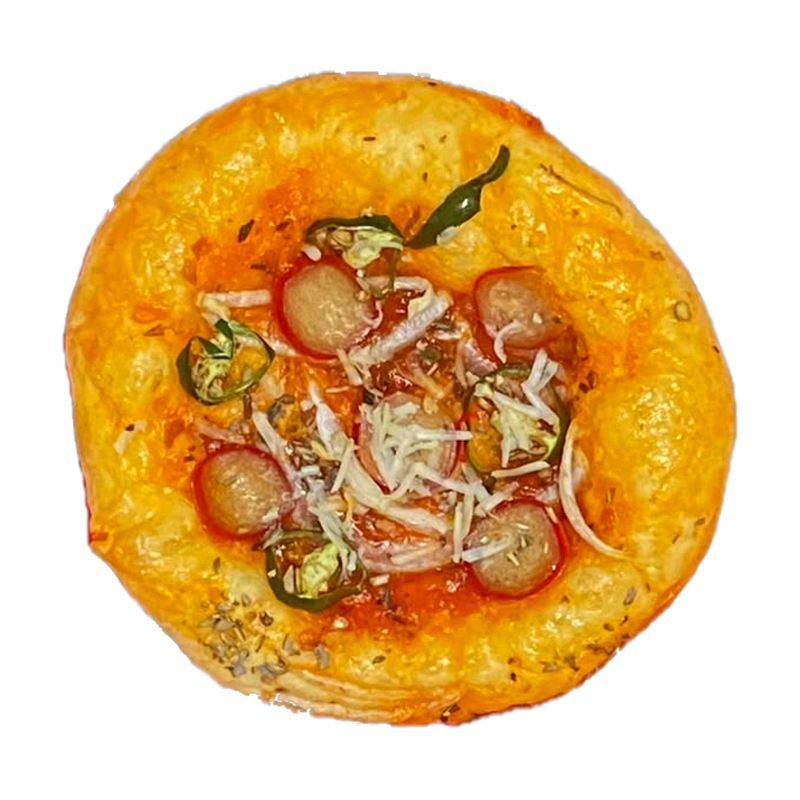
#> input picture assets/cutouts_real/pizza-bread.png, 800 x 800 px, found by its file name
$ python enhance_bakery_photos.py
#> lines starting #> are read from the running program, lines starting #| are printed output that depends on the picture; after the words box and inside, x2 and y2 are one past the last pixel; in counts of white or black regions, pixels touching at a corner belong together
import os
import numpy as np
from PIL import Image, ImageFilter, ImageEnhance, ImageOps, ImageChops

# Product list and specific tone adjustments
PRODUCTS = [
    {
        'id': 'pizza-bread',
        'file': 'pizza-bread.png',
        'name': 'Pizza Bread',
        'category': 'savory',
        # Subtle color correction parameters
        'blue_lift': 1.45,       # Normalize heavy orange cast
        'red_dampen': 0.96,
        'contrast': 1.08,
        'brightness': 1.02,
        'saturation': 0.94,
        'sharpness': 1.25,
        'shadow_width': 0.82,
        'shadow_offset_y': 6,
    },
    {
        'id': 'roti-abon',
        'file': 'roti-abon.png',
        'name': 'Roti Abon',
        'category': 'savory',
        'blue_lift': 1.55,       # Abon was very dark orange-brown
        'red_dampen': 0.95,
        'contrast': 1.10,
        'brightness': 1.06,
        'saturation': 0.92,
        'sharpness': 1.30,
        'shadow_width': 0.85,
        'shadow_offset_y': 6,
    },
    {
        'id': 'floss-roll',
        'file': 'floss-roll.png',
        'name': 'Floss Roll',
        'category': 'savory',
        'blue_lift': 1.25,
        'red_dampen': 0.98,
        'contrast': 1.08,
        'brightness': 1.03,
        'saturation': 1.02,
        'sharpness': 1.25,
        'shadow_width': 0.82,
        'shadow_offset_y': 6,
    },
    {
        'id': 'creamy-mushroom',
        'file': 'creamy-mushroom.png',
        'name': 'Creamy Mushroom',
        'category': 'savory',
        'blue_lift': 1.35,
        'red_dampen': 0.98,
        'contrast': 1.06,
        'brightness': 1.03,
        'saturation': 0.95,
        'sharpness': 1.25,
        'shadow_width': 0.80,
        'shadow_offset_y': 6,
    },
    {
        'id': 'strawberry-cream-bun',
        'file': 'strawberry-cream-bun.png',
        'name': 'Strawberry Cream Bun',
        'category': 'sweet',
        'blue_lift': 1.45,       # Clean white cream and ruby strawberries
        'red_dampen': 0.96,
        'contrast': 1.08,
        'brightness': 1.04,
        'saturation': 0.95,
        'sharpness': 1.25,
        'shadow_width': 0.78,
        'shadow_offset_y': 6,
    },
    {
        'id': 'strawberry-cream-cheese',
        'file': 'strawberry-cream-cheese.png',
        'name': 'Strawberry Cream Cheese',
        'category': 'sweet',
        'blue_lift': 1.35,
        'red_dampen': 0.97,
        'contrast': 1.06,
        'brightness': 1.03,
        'saturation': 0.94,
        'sharpness': 1.22,
        'shadow_width': 0.82,
        'shadow_offset_y': 6,
    },
    {
        'id': 'mango-cream-bun',
        'file': 'mango-cream-bun.png',
        'name': 'Mango Cream Bun',
        'category': 'sweet',
        'blue_lift': 1.40,
        'red_dampen': 0.96,
        'contrast': 1.07,
        'brightness': 1.04,
        'saturation': 0.96,
        'sharpness': 1.25,
        'shadow_width': 0.80,
        'shadow_offset_y': 6,
    },
    {
        'id': 'cranberry-cheese-sourdough',
        'file': 'cranberry-cheese-sourdough.png',
        'name': 'Cranberry Cheese Sourdough',
        'category': 'sourdough',
        'blue_lift': 1.15,       # Sourdough already had natural balanced tones
        'red_dampen': 0.99,
        'contrast': 1.08,
        'brightness': 1.02,
        'saturation': 0.98,
        'sharpness': 1.28,
        'shadow_width': 0.88,
        'shadow_offset_y': 8,
    },
    {
        'id': 'double-choco',
        'file': 'double-choco.png',
        'name': 'Double Choco Bread',
        'category': 'sweet',
        'blue_lift': 1.30,       # Dark chocolate glaze definition
        'red_dampen': 0.97,
        'contrast': 1.09,
        'brightness': 1.05,
        'saturation': 0.95,
        'sharpness': 1.25,
        'shadow_width': 0.80,
        'shadow_offset_y': 6,
    },
    {
        'id': 'double-choco-loaf',
        'file': 'double-choco-loaf.png',
        'name': 'Double Choco Loaf',
        'category': 'sourdough',
        'blue_lift': 1.15,       # Dark cocoa sourdough batard
        'red_dampen': 0.99,
        'contrast': 1.08,
        'brightness': 1.03,
        'saturation': 0.98,
        'sharpness': 1.28,
        'shadow_width': 0.86,
        'shadow_offset_y': 8,
    }
]

os.makedirs('assets/images/products/enhanced', exist_ok=True)
os.makedirs('public/images/products/enhanced', exist_ok=True)

TARGET_SIZE = 1000

def create_realistic_contact_shadow(width, height, bread_bbox, shadow_width_factor=0.82, offset_y=6):
    """
    Creates a realistic, subtle, directional contact shadow beneath the bread.
    Layered with ambient occlusion and soft diffuse bounce.
    """
    shadow_img = Image.new('RGBA', (width, height), (0, 0, 0, 0))
    xmin, ymin, xmax, ymax = bread_bbox
    bread_w = xmax - xmin
    bread_h = ymax - ymin

    center_x = (xmin + xmax) // 2
    contact_y = ymax + offset_y

    shadow_w = int(bread_w * shadow_width_factor)
    shadow_h = max(24, int(bread_h * 0.14))

    # 1. Soft Diffuse Shadow Layer (Large, gentle spread)
    diffuse_mask = Image.new('L', (width, height), 0)
    from PIL import ImageDraw
    draw = ImageDraw.Draw(diffuse_mask)

    d_bbox = [
        center_x - shadow_w // 2,
        contact_y - shadow_h // 2 + 8,
        center_x + shadow_w // 2,
        contact_y + shadow_h // 2 + 8
    ]
    draw.ellipse(d_bbox, fill=36) # ~14% max opacity
    diffuse_mask = diffuse_mask.filter(ImageFilter.GaussianBlur(radius=28))

    # 2. Ambient Occlusion Layer (Tight, close contact)
    ao_mask = Image.new('L', (width, height), 0)
    draw_ao = ImageDraw.Draw(ao_mask)
    ao_w = int(shadow_w * 0.78)
    ao_h = max(14, int(shadow_h * 0.55))
    ao_bbox = [
        center_x - ao_w // 2,
        contact_y - ao_h // 2 - 2,
        center_x + ao_w // 2,
        contact_y + ao_h // 2 - 2
    ]
    draw_ao.ellipse(ao_bbox, fill=68) # ~27% max opacity
    ao_mask = ao_mask.filter(ImageFilter.GaussianBlur(radius=10))

    # Combine masks
    combined_mask = ImageChops.add(diffuse_mask, ao_mask)

    # Fill with deep navy-tinted shadow color: #141f2e
    navy_shadow = Image.new('RGBA', (width, height), (20, 31, 46, 255))
    shadow_img.paste(navy_shadow, (0, 0), combined_mask)

    return shadow_img

def enhance_bread_image(p_info):
    file_name = p_info['file']
    src_path = os.path.join('public/images/products', file_name)

    if not os.path.exists(src_path):
        print(f"Skipping {file_name}: not found")
        return

    img = Image.open(src_path).convert('RGBA')
#> img is the input picture: PIL image 800x800 RGBA; mean R, G, B, A 112.1, 73.8, 17.5, 136.4

    # Extract tight bounding box of bread silhouette
    bbox = img.getbbox()
#> bbox = (61, 69, 739, 729)
    if bbox:
        cropped = img.crop(bbox)
    else:
        cropped = img

    # Scale proportionally to fit inside standardized canvas
    # Target inner dimension ~ 760px to leave ~120px padding (12%)
    max_inner = int(TARGET_SIZE * 0.76)
    w, h = cropped.size
#> w = 678; h = 660
    scale = min(max_inner / w, max_inner / h)
#> scale = 1.12
    new_w = max(10, int(w * scale))
#> new_w = 760
    new_h = max(10, int(h * scale))
#> new_h = 739

    scaled_bread = cropped.resize((new_w, new_h), Image.Resampling.LANCZOS)

    # Perform Non-Destructive Photorealistic Enhancements on RGB channels
    arr = np.array(scaled_bread, dtype=np.float32)
    alpha = arr[:, :, 3] / 255.0
    rgb = arr[:, :, :3]

    # 1. Color Balance / Temperature Normalization
    # Dampen harsh neon-red & lift suppressed blue/cyan floor in highlights
    r = rgb[:, :, 0] * p_info['red_dampen']
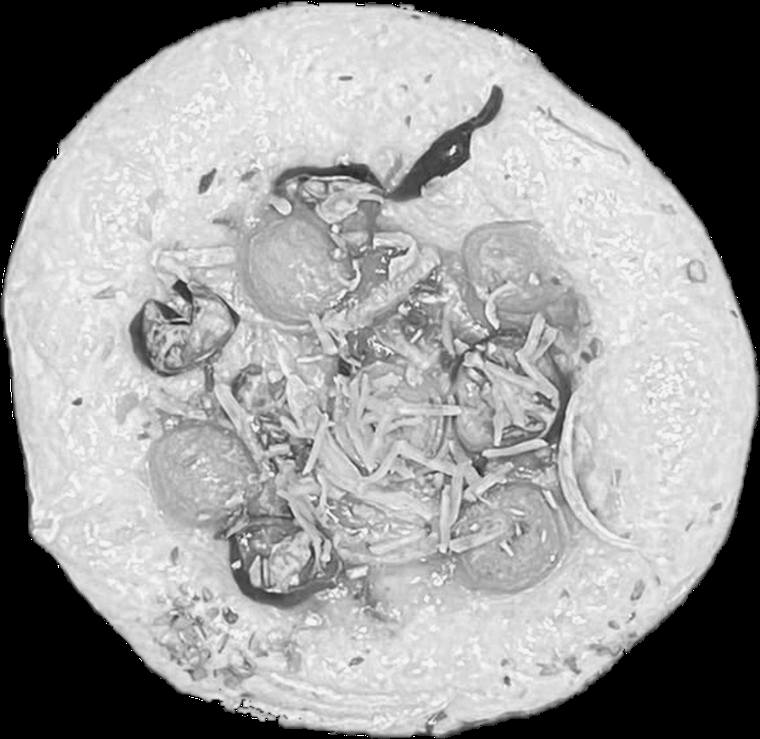
#> r: shape (739, 760) float32; min 0, max 244.8, mean 154
    g = rgb[:, :, 1]
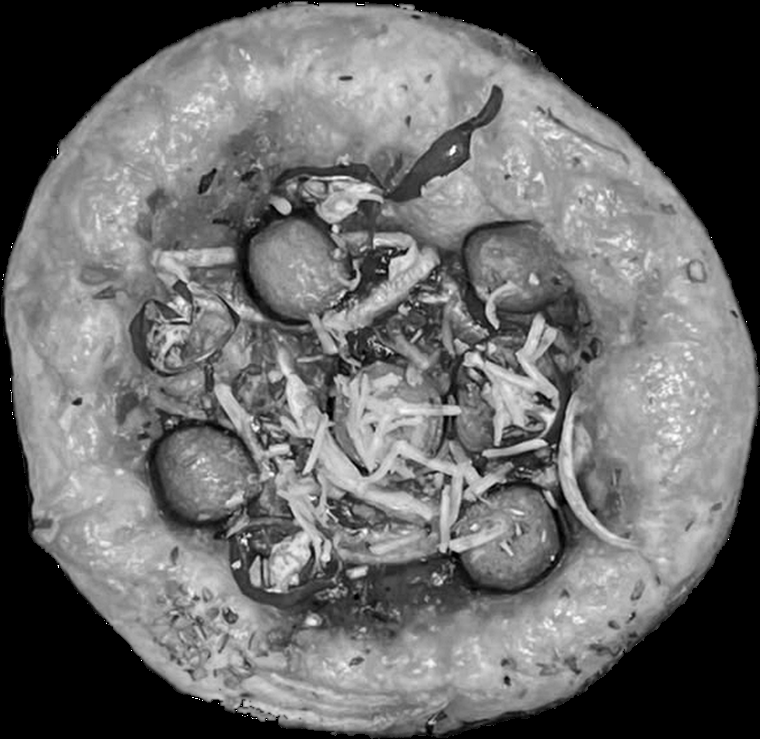
#> g: shape (739, 760) float32; min 0, max 255, mean 105.6
    b = rgb[:, :, 2] * p_info['blue_lift']

    # Gentle highlight recovery to prevent clipped blown-out whites
    highlight_mask = (r > 220) & (g > 160)
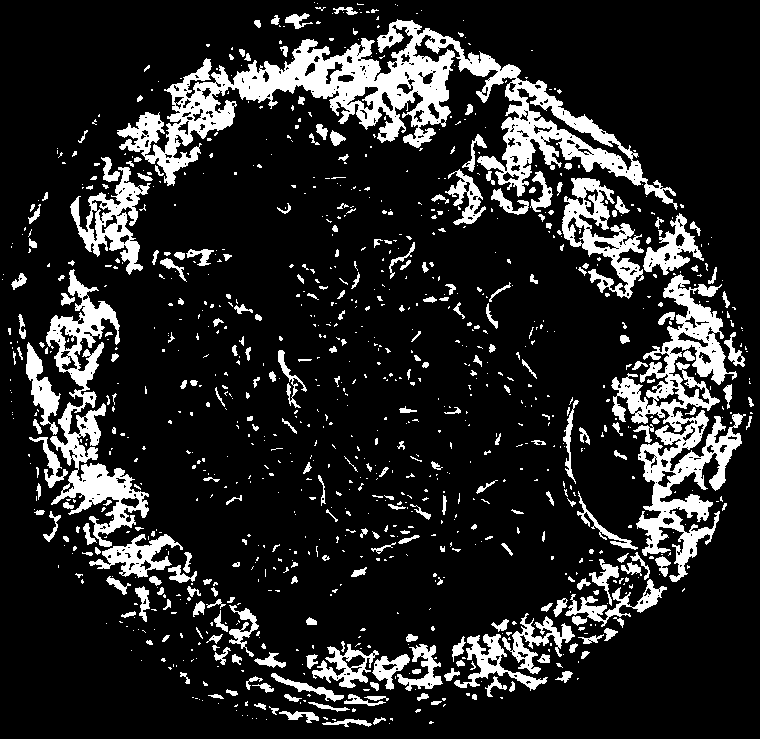
#> highlight_mask: shape (739, 760) bool; 15.4% white; 1050 white regions (767 under 20 px), largest, box (x1, y1, x2, y2) and area: (117, 19, 678, 210) 24136, (611, 274, 746, 582) 12970, (46, 269, 149, 547) 7830
    b[highlight_mask] = np.clip(b[highlight_mask] * 1.15, 0, 255)
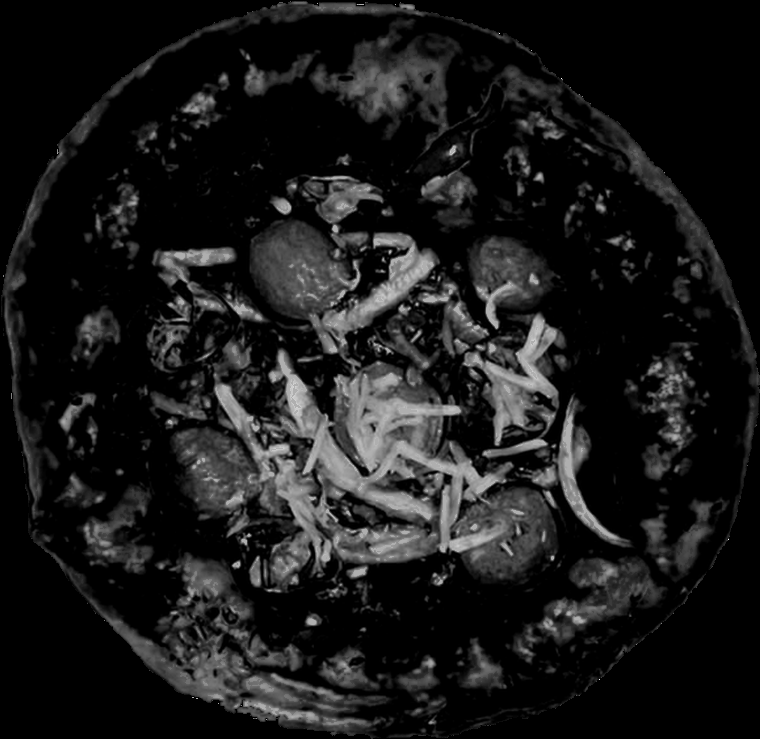
#> b: shape (739, 760) float32; min 0, max 369.8, mean 37.3; drawn with min black and max white

    # Clip back to 0-255
    r = np.clip(r, 0, 255)
    g = np.clip(g, 0, 255)
    b = np.clip(b, 0, 255)

    enhanced_rgb = np.stack([r, g, b], axis=-1)
    enhanced_bread = Image.fromarray(enhanced_rgb.astype(np.uint8), mode='RGB')

    # 2. Tone adjustments: Exposure, Contrast, Saturation
    if p_info['brightness'] != 1.0:
        enh_b = ImageEnhance.Brightness(enhanced_bread)
        enhanced_bread = enh_b.enhance(p_info['brightness'])

    if p_info['contrast'] != 1.0:
        enh_c = ImageEnhance.Contrast(enhanced_bread)
        enhanced_bread = enh_c.enhance(p_info['contrast'])

    if p_info['saturation'] != 1.0:
        enh_s = ImageEnhance.Color(enhanced_bread)
        enhanced_bread = enh_s.enhance(p_info['saturation'])

    # 3. Micro-Texture Sharpness (Crust, seeds, flaky pastry)
    enhanced_bread = enhanced_bread.filter(
        ImageFilter.UnsharpMask(radius=1.2, percent=int(p_info['sharpness'] * 100), threshold=2)
    )

    # Re-apply genuine original alpha channel
    alpha_img = Image.fromarray((alpha * 255.0).astype(np.uint8), mode='L')
    enhanced_bread.putalpha(alpha_img)
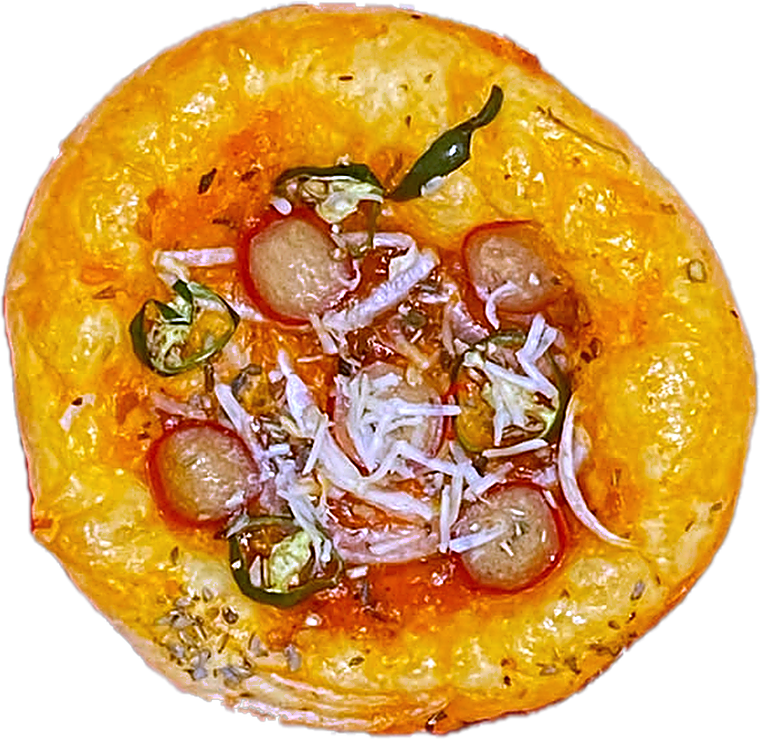
#> enhanced_bread: PIL image 760x739 RGBA; mean R, G, B, A 158.1, 108.6, 41.4, 195; transparent parts drawn white

    # 4. Standardized 1000x1000 Canvas with Contact Shadow
    canvas = Image.new('RGBA', (TARGET_SIZE, TARGET_SIZE), (0, 0, 0, 0))
#> canvas: PIL image 1000x1000 RGBA; every value is 0

    # Center bread in canvas
    paste_x = (TARGET_SIZE - new_w) // 2
#> paste_x = 120
    # Place slightly higher than exact center to accommodate contact shadow
    paste_y = (TARGET_SIZE - new_h) // 2 - 10
#> paste_y = 120

    bread_bbox_on_canvas = (paste_x, paste_y, paste_x + new_w, paste_y + new_h)
#> bread_bbox_on_canvas = (120, 120, 880, 859)

    # Generate realistic contact shadow
    shadow_layer = create_realistic_contact_shadow(
        TARGET_SIZE, TARGET_SIZE,
        bread_bbox_on_canvas,
        shadow_width_factor=p_info['shadow_width'],
        offset_y=p_info['shadow_offset_y']
    )
#> in create_realistic_contact_shadow, `diffuse_mask = Image.new('L', (width, height), 0)`: diffuse_mask: PIL image 1000x1000 L; every value is 0
#> in create_realistic_contact_shadow, `navy_shadow = Image.new('RGBA', (width, height), (20, 31, 46, 255))`:
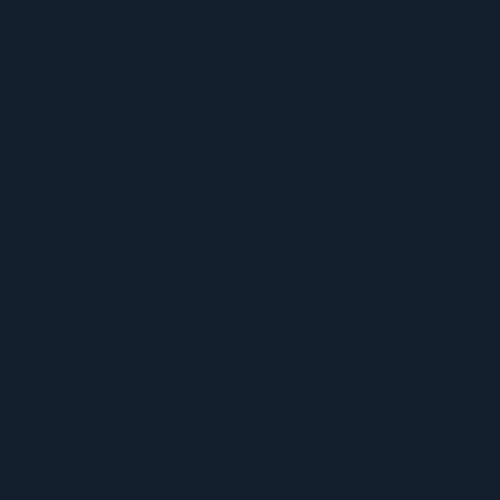
#> navy_shadow: PIL image 1000x1000 RGBA (shown at 1/2 size); mean R, G, B, A 20, 31, 46, 255

    # Composite: Shadow underneath, pristine bread on top
    canvas.paste(shadow_layer, (0, 0), shadow_layer)
    canvas.paste(enhanced_bread, (paste_x, paste_y), enhanced_bread)
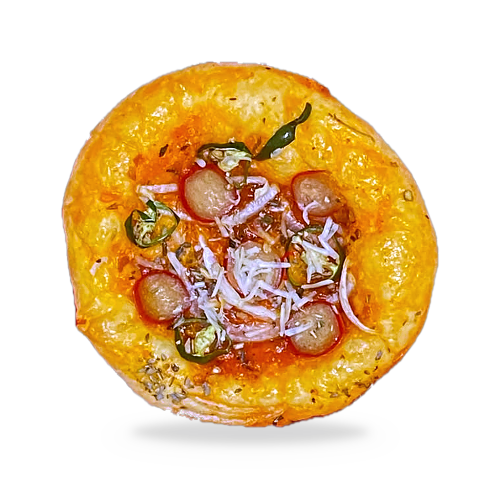
#> canvas: PIL image 1000x1000 RGBA (shown at 1/2 size); mean R, G, B, A 88.1, 60.6, 23, 109.6; transparent parts drawn white

    # Save outputs
    out_enhanced_asset = os.path.join('assets/images/products/enhanced', file_name)
    out_enhanced_public = os.path.join('public/images/products/enhanced', file_name)
    out_public_direct = os.path.join('public/images/products', file_name)

    canvas.save(out_enhanced_asset, optimize=True)
    canvas.save(out_enhanced_public, optimize=True)
    canvas.save(out_public_direct, optimize=True)

    print(f"✓ Enhanced: {p_info['name']:28} -> {out_enhanced_asset} (1000x1000 RGBA)")

print("=== STARTING REALISTIC PRODUCT PHOTO ENHANCEMENT ===")
for p in PRODUCTS:
    enhance_bread_image(p)
#> pass 2 of the loop `for p in PRODUCTS:`:
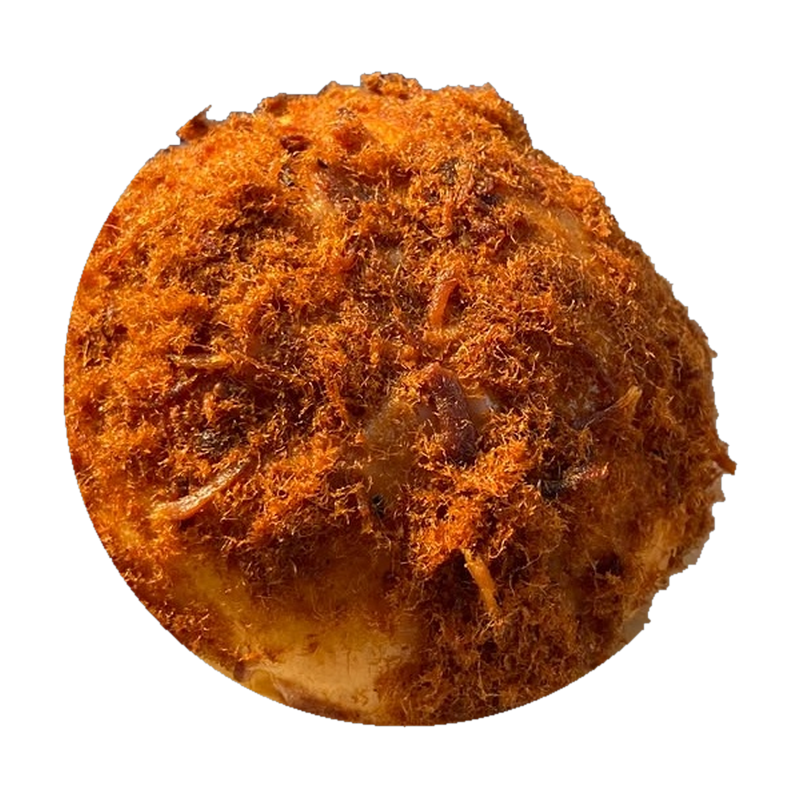
#> input picture assets/cutouts_real/roti-abon.png, 800 x 800 px, found by its file name
#> in enhance_bread_image, img is the input picture: PIL image 800x800 RGBA; mean R, G, B, A 76.6, 34.8, 10.9, 131.6
#> bbox = (61, 70, 739, 729)
#> cropped: PIL image 678x659 RGBA
#> scaled_bread: PIL image 760x738 RGBA
#> arr: shape (738, 760, 4) float32
#> alpha: shape (738, 760) float32
#> rgb: shape (738, 760, 3) float32
#> r: shape (738, 760) float32
#> g: shape (738, 760) float32
#> in enhance_bread_image (call 2), `highlight_mask = (r > 220) & (g > 160)`:
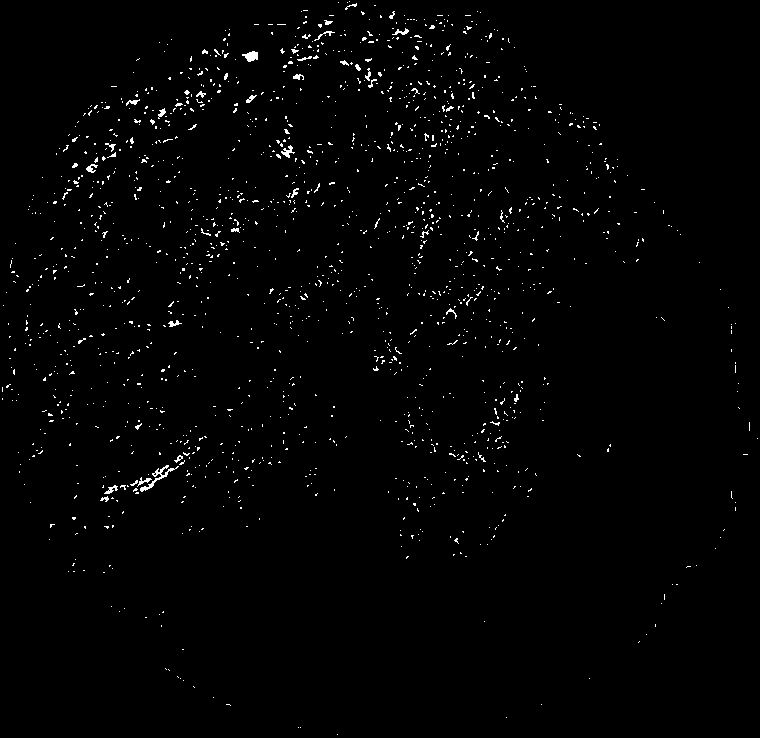
#> highlight_mask: shape (738, 760) bool; 1.3% white in thin lines or dots
#> enhanced_rgb: shape (738, 760, 3) float32
#> in enhance_bread_image (call 2), `enhanced_bread = enhanced_bread.filter( ImageFilter.UnsharpMask(radius..`:
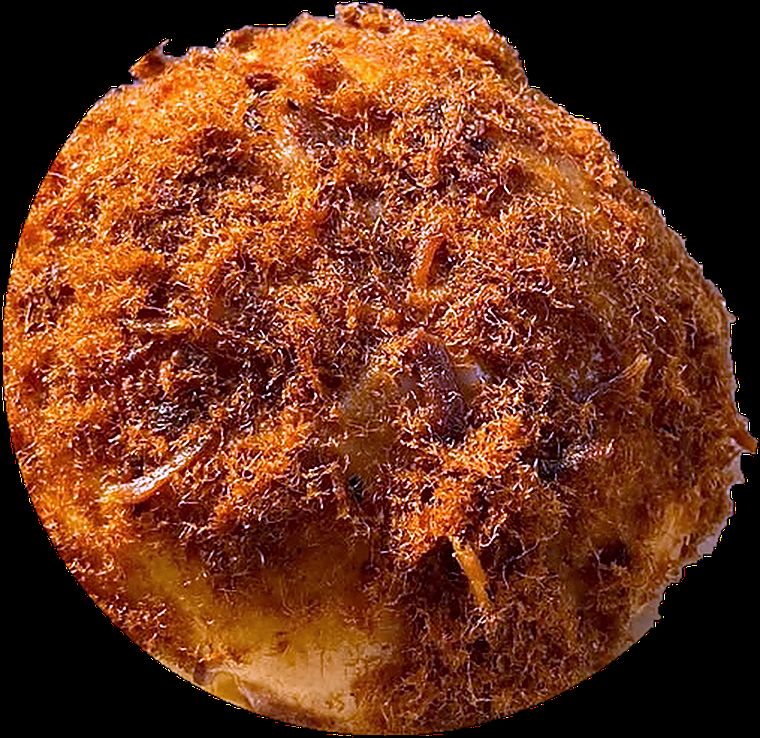
#> enhanced_bread: PIL image 760x738 RGB; mean R, G, B 110.4, 54.6, 29.5
#> alpha_img: PIL image 760x738 L

print("=== ALL 9 PRODUCTS ENHANCED SUCCESSFULLY ===")
